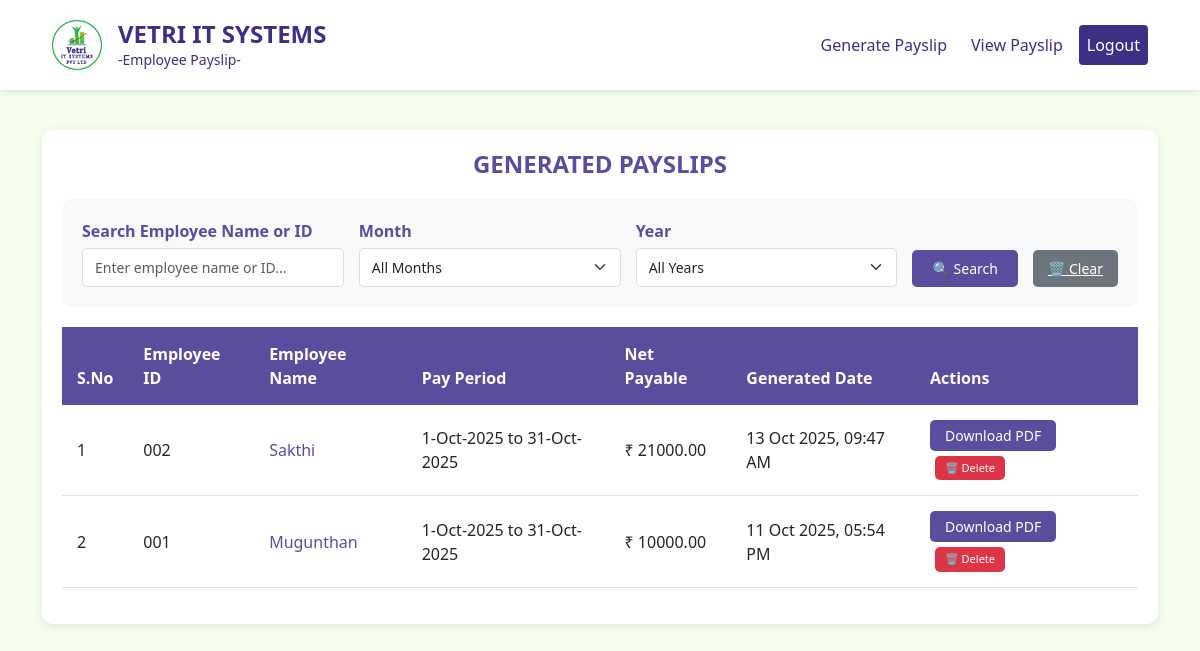
The page /view-payslips/ (signed in) on the database as committed earlier.
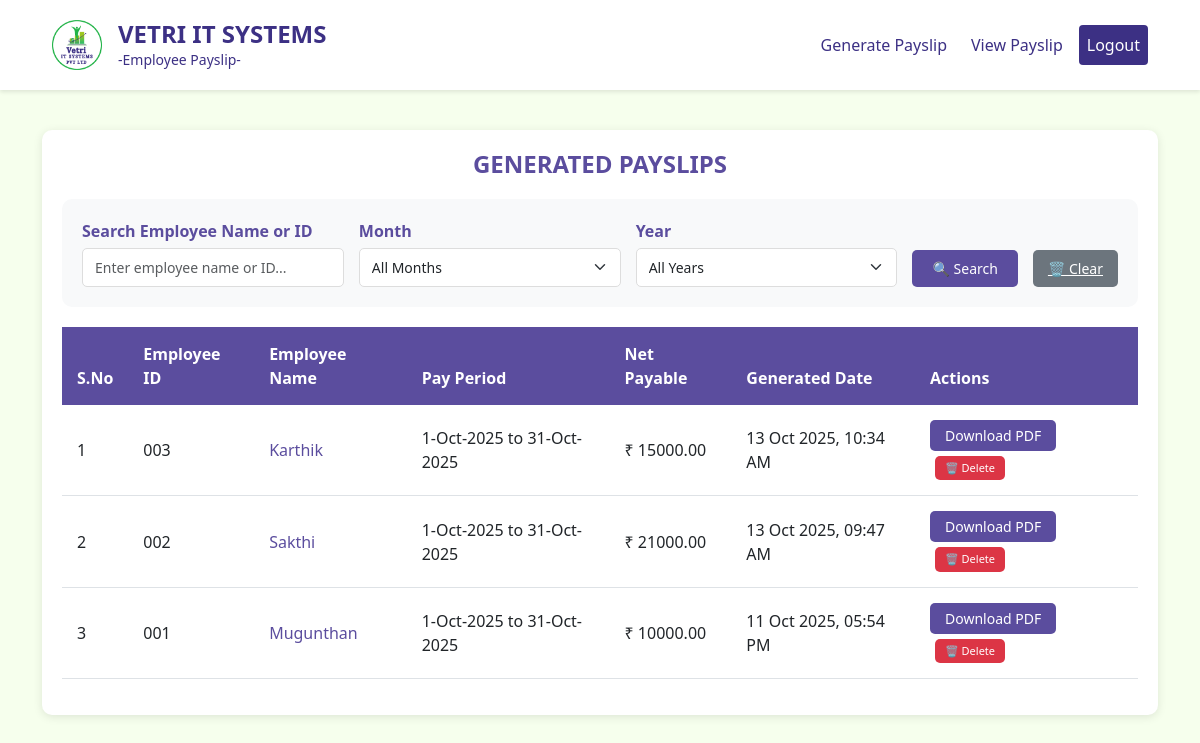
The same page on the database as committed later.
### myapp/models.py (models this page shows, shortened)
class Payslip(models.Model):
    employee_name = models.CharField(max_length=100)
    employee_id = models.CharField(max_length=50)
    pay_period = models.CharField(max_length=100)
    paid_days = models.IntegerField()
    loss_of_pay_days = models.IntegerField()
    payment_date = models.DateField()
    basic_salary = models.DecimalField(max_digits=10, decimal_places=2)
    incentive = models.DecimalField(max_digits=10, decimal_places=2)
    gross_earnings = models.DecimalField(max_digits=10, decimal_places=2)
    income_tax = models.DecimalField(max_digits=10, decimal_places=2)
    total_deduction = models.DecimalField(max_digits=10, decimal_places=2)
    net_payable = models.DecimalField(max_digits=10, decimal_places=2)
    amount_in_words = models.TextField()
    pdf_file = models.FileField(upload_to='payslips/')
    created_by = models.ForeignKey(User, on_delete=models.CASCADE)
    created_at = models.DateTimeField(auto_now_add=True)
    class Meta:
        ordering = ['-created_at']

### myapp/views.py (the view, shortened to what this page needs)
# urls.py: path('view-payslips/', views.view_payslips, name='view_payslips'),
@login_required(login_url='login')
def view_payslips(request):
    if not request.user.is_superuser:
        logout(request)
        messages.error(request, 'Access denied. Superuser privileges required.')
        return redirect('login')
    search_name = request.GET.get('search_name', '').strip()
    filter_month = request.GET.get('filter_month', '')
    filter_year = request.GET.get('filter_year', '')
    payslips = Payslip.objects.all().order_by('-created_at')
    if search_name:
        payslips = payslips.filter(
            Q(employee_name__icontains=search_name) |
            Q(employee_id__icontains=search_name)
        )
    all_payslips = Payslip.objects.all()
    months = []
    years = []
    for payslip in all_payslips:
        pay_period = payslip.pay_period
        if ' to ' in pay_period:
            date_part = pay_period.split(' to ')[0]  # Get "1-Oct-2025"
            if '-' in date_part:
                parts = date_part.split('-')
                if len(parts) >= 2:
                    month_name = parts[1]
                    year = parts[2] if len(parts) > 2 else ''
                    month_num = None
                    for num, name in [('01', 'Jan'), ('02', 'Feb'), ('03', 'Mar'), ('04', 'Apr'),
                                     ('05', 'May'), ('06', 'Jun'), ('07', 'Jul'), ('08', 'Aug'),
                                     ('09', 'Sep'), ('10', 'Oct'), ('11', 'Nov'), ('12', 'Dec')]:
                        if name == month_name:
                            month_num = num
                            break
                    if month_num and year:
                        if month_num not in months:
                            months.append(month_num)
                        if year not in years:
                            years.append(year)
    months.sort()
    years.sort(reverse=True)  # Most recent years first
    context = {
        'payslips': payslips,
        'search_name': search_name,
        'filter_month': filter_month,
        'filter_year': filter_year,
        'available_months': months,
        'available_years': years,
    }
    return render(request, 'view_payslips.html', context)

### myapp/templates/view_payslips.html (shortened to what the changed rows need)
<!DOCTYPE html>
<html lang="en">
<head>
    {% load static %}
    <link href="https://cdn.jsdelivr.net/npm/bootstrap@5.3.0/dist/css/bootstrap.min.css" rel="stylesheet">
    <link rel="stylesheet" href="{% static 'css/dashboard.css' %}">
    <link rel="stylesheet" href="{% static 'css/logo.css' %}">
</head>
<body>
    <header class="header">
        <nav class="navbar navbar-expand-lg navbar-light">
            <div class="container-fluid">
                <a class="navbar-brand d-flex align-items-center" href="{% url 'dashboard' %}">
                    <div class="ms-3">
                        <h1 class="company-name mb-0">VETRI IT SYSTEMS</h1>
                    </div>
                </a>
            </div>
        </nav>
    </header>
    <div class="main-content">
        <div class="container">
            <div class="payslips-table">
                <h2 class="table-title">GENERATED PAYSLIPS</h2>
                {% if payslips %}
                <div class="table-responsive">
                    <table class="table table-hover">
                        <thead>
                            <tr>
                                <th>S.No</th>
                                <th>Employee ID</th>
                                <th>Employee Name</th>
                                <th>Pay Period</th>
                                <th>Net Payable</th>
                                <th>Generated Date</th>
                                <th>Actions</th>
                            </tr>
                        </thead>
                        <tbody>
                            {% for payslip in payslips %}
                            <tr>
                                <td>{{ forloop.counter }}</td>
                                <td>{{ payslip.employee_id }}</td>
                                <td>
                                    <a href="{% url 'payslip_detail' payslip.id %}" class="employee-name-link">
                                        {{ payslip.employee_name }}
                                    </a>
                                </td>
                                <td>{{ payslip.pay_period }}</td>
                                <td>₹ {{ payslip.net_payable }}</td>
                                <td>{{ payslip.created_at|date:"d M Y, h:i A" }}</td>
                                <td>
                                    <div class="action-buttons">
                                        <a href="{{ payslip.pdf_file.url }}" class="btn-download" download>
                                            Download PDF
                                        </a>
                                        <button type="button" class="btn-delete"
                                                onclick="deletePayslip({{ payslip.id }}, '{{ payslip.employee_name }}', '{{ payslip.pay_period }}')">
                                            🗑️ Delete
                                        </button>
                                    </div>
                                </td>
                            </tr>
                            {% endfor %}
                        </tbody>
                    </table>
                </div>
                {% else %}
                <div class="no-payslips">
                    <p>No payslips generated yet.</p>
                    <a href="{% url 'dashboard' %}" class="btn-download">Generate Your First Payslip</a>
                </div>
                {% endif %}
            </div>
        </div>
    </div>
</body>
</html>

Rows that differ between the two databases and show on the page:
added Payslip: employee_id "003", employee_name "Karthik", pay_period "1-Oct-2025 to 31-Oct-2025", net_payable "15000.00", created_at "13 Oct 2025, 10:34 AM"
